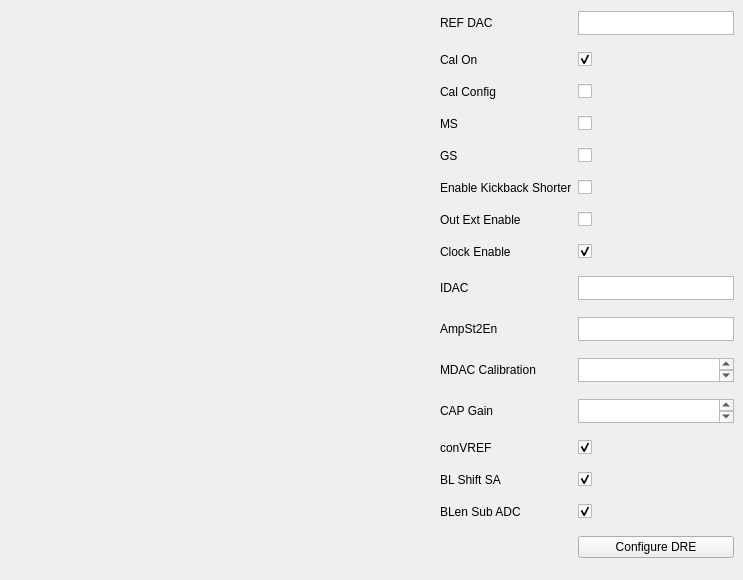
            <widget class="QWidget" name="channel1DRETab_2">
             <attribute name="title">
              <string>DRE</string>
             </attribute>
             <widget class="QWidget" name="gridLayoutWidget_30">
              <property name="geometry">
               <rect>
                <x>440</x>
                <y>0</y>
                <width>294</width>
                <height>571</height>
               </rect>
              </property>
              <layout class="QGridLayout" name="ch2DreGridLayout_3">
               <item row="13" column="1">
                <widget class="QCheckBox" name="coluta13ch2BLShiftSABox">
                 <property name="text">
                  <string/>
                 </property>
                 <property name="checked">
                  <bool>true</bool>
                 </property>
                </widget>
               </item>
               <item row="12" column="1">
                <widget class="QCheckBox" name="coluta13ch2conVREFBox">
                 <property name="text">
                  <string/>
                 </property>
                 <property name="checked">
                  <bool>true</bool>
                 </property>
                </widget>
               </item>
               <item row="8" column="1">
                <widget class="QPlainTextEdit" name="coluta13ch2IDACBox">
                 <property name="maximumSize">
                  <size>
                   <width>16777215</width>
                   <height>24</height>
                  </size>
                 </property>
                 <property name="verticalScrollBarPolicy">
                  <enum>Qt::ScrollBarAlwaysOff</enum>
                 </property>
                 <property name="horizontalScrollBarPolicy">
                  <enum>Qt::ScrollBarAlwaysOff</enum>
                 </property>
                </widget>
               </item>
               <item row="15" column="1">
                <widget class="QCheckBox" name="coluta13ch2BLENSUBADCBox">
                 <property name="text">
                  <string/>
                 </property>
                 <property name="checked">
                  <bool>true</bool>
                 </property>
                </widget>
               </item>
               <item row="7" column="0">
                <widget class="QLabel" name="ch2CLK_ENLabel_3">
                 <property name="maximumSize">
                  <size>
                   <width>16777215</width>
                   <height>20</height>
                  </size>
                 </property>
                 <property name="text">
                  <string>Clock Enable</string>
                 </property>
                </widget>
               </item>
               <item row="13" column="0">
                <widget class="QLabel" name="ch2MSLabel_3">
                 <property name="maximumSize">
                  <size>
                   <width>16777215</width>
                   <height>20</height>
                  </size>
                 </property>
                 <property name="text">
                  <string>BL Shift SA</string>
                 </property>
                </widget>
               </item>
               <item row="3" column="0">
                <widget class="QLabel" name="label_73">
                 <property name="maximumSize">
                  <size>
                   <width>16777215</width>
                   <height>20</height>
                  </size>
                 </property>
                 <property name="text">
                  <string>MS</string>
                 </property>
                </widget>
               </item>
               <item row="12" column="0">
                <widget class="QLabel" name="ch2GSLabel_3">
                 <property name="maximumSize">
                  <size>
                   <width>16777215</width>
                   <height>20</height>
                  </size>
                 </property>
                 <property name="text">
                  <string>conVREF</string>
                 </property>
                </widget>
               </item>
               <item row="6" column="1">
                <widget class="QCheckBox" name="coluta13ch2OutExtEnBox">
                 <property name="text">
                  <string/>
                 </property>
                </widget>
               </item>
               <item row="2" column="1">
                <widget class="QCheckBox" name="coluta13ch2CalConfig1Box">
                 <property name="text">
                  <string/>
                 </property>
                </widget>
               </item>
               <item row="4" column="0">
                <widget class="QLabel" name="ch2CAPGAINLabel_3">
                 <property name="maximumSize">
                  <size>
                   <width>16777215</width>
                   <height>20</height>
                  </size>
                 </property>
                 <property name="text">
                  <string>GS</string>
                 </property>
                </widget>
               </item>
               <item row="0" column="0">
                <widget class="QLabel" name="coluta13ch2REFDACLabel_2">
                 <property name="maximumSize">
                  <size>
                   <width>16777215</width>
                   <height>20</height>
                  </size>
                 </property>
                 <property name="text">
                  <string>REF DAC</string>
                 </property>
                </widget>
               </item>
               <item row="1" column="0">
                <widget class="QLabel" name="ch2BLPolLabel_3">
                 <property name="maximumSize">
                  <size>
                   <width>16777215</width>
                   <height>20</height>
                  </size>
                 </property>
                 <property name="text">
                  <string>Cal On</string>
                 </property>
                </widget>
               </item>
               <item row="5" column="0">
                <widget class="QLabel" name="ch2REFDACLabel_3">
                 <property name="maximumSize">
                  <size>
                   <width>16777215</width>
                   <height>20</height>
                  </size>
                 </property>
                 <property name="text">
                  <string>Enable Kickback Shorter</string>
                 </property>
                </widget>
               </item>
               <item row="11" column="0">
                <widget class="QLabel" name="ch2ENSARINLabel_3">
                 <property name="maximumSize">
                  <size>
                   <width>16777215</width>
                   <height>20</height>
                  </size>
                 </property>
                 <property name="text">
                  <string>CAP Gain</string>
                 </property>
                </widget>
               </item>
               <item row="6" column="0">
                <widget class="QLabel" name="ch2AmpSt2Label_3">
                 <property name="maximumSize">
                  <size>
                   <width>16777215</width>
                   <height>20</height>
                  </size>
                 </property>
                 <property name="text">
                  <string>Out Ext Enable</string>
                 </property>
                </widget>
               </item>
               <item row="1" column="1">
                <widget class="QCheckBox" name="coluta13ch2CalOnBox">
                 <property name="text">
                  <string/>
                 </property>
                 <property name="checked">
                  <bool>true</bool>
                 </property>
                </widget>
               </item>
               <item row="7" column="1">
                <widget class="QCheckBox" name="coluta13ch2DCLKENBox">
                 <property name="text">
                  <string/>
                 </property>
                 <property name="checked">
                  <bool>true</bool>
                 </property>
                </widget>
               </item>
               <item row="2" column="0">
                <widget class="QLabel" name="ch2MilSt2CMFB_ENLabel_3">
                 <property name="maximumSize">
                  <size>
                   <width>16777215</width>
                   <height>20</height>
                  </size>
                 </property>
                 <property name="text">
                  <string>Cal Config</string>
                 </property>
                </widget>
               </item>
               <item row="3" column="1">
                <widget class="QCheckBox" name="coluta13ch2MSBox">
                 <property name="text">
                  <string/>
                 </property>
                </widget>
               </item>
               <item row="9" column="0">
                <widget class="QLabel" name="ch2OUTEXTERNALENLabel_3">
                 <property name="maximumSize">
                  <size>
                   <width>16777215</width>
                   <height>20</height>
                  </size>
                 </property>
                 <property name="text">
                  <string>AmpSt2En</string>
                 </property>
                </widget>
               </item>
               <item row="8" column="0">
                <widget class="QLabel" name="ch2IDACLabel_3">
                 <property name="maximumSize">
                  <size>
                   <width>16777215</width>
                   <height>20</height>
                  </size>
                 </property>
                 <property name="text">
                  <string>IDAC</string>
                 </property>
                </widget>
               </item>
               <item row="10" column="0">
                <widget class="QLabel" name="ch2ENASDLabel_3">
                 <property name="maximumSize">
                  <size>
                   <width>16777215</width>
                   <height>20</height>
                  </size>
                 </property>
                 <property name="text">
                  <string>MDAC Calibration</string>
                 </property>
                </widget>
               </item>
               <item row="9" column="1">
                <widget class="QPlainTextEdit" name="coluta13ch2AmpSt2ENBox">
                 <property name="maximumSize">
                  <size>
                   <width>16777215</width>
                   <height>24</height>
                  </size>
                 </property>
                 <property name="verticalScrollBarPolicy">
                  <enum>Qt::ScrollBarAlwaysOff</enum>
                 </property>
                 <property name="horizontalScrollBarPolicy">
                  <enum>Qt::ScrollBarAlwaysOff</enum>
                 </property>
                </widget>
               </item>
               <item row="0" column="1">
                <widget class="QPlainTextEdit" name="coluta13ch2REFDACBox">
                 <property name="maximumSize">
                  <size>
                   <width>16777215</width>
                   <height>24</height>
                  </size>
                 </property>
                 <property name="verticalScrollBarPolicy">
                  <enum>Qt::ScrollBarAlwaysOff</enum>
                 </property>
                 <property name="horizontalScrollBarPolicy">
                  <enum>Qt::ScrollBarAlwaysOff</enum>
                 </property>
                </widget>
               </item>
               <item row="15" column="0">
                <widget class="QLabel" name="label_74">
                 <property name="maximumSize">
                  <size>
                   <width>16777215</width>
                   <height>20</height>
                  </size>
                 </property>
                 <property name="text">
                  <string>BLen Sub ADC</string>
                 </property>
                </widget>
               </item>
               <item row="5" column="1">
                <widget class="QCheckBox" name="coluta13ch2EnKickbackShorterBox">
                 <property name="text">
                  <string/>
                 </property>
                </widget>
               </item>
               <item row="4" column="1">
                <widget class="QCheckBox" name="coluta13ch2GSBox">
                 <property name="text">
                  <string/>
                 </property>
                </widget>
               </item>
               <item row="16" column="1">
                <widget class="QPushButton" name="coluta13ch2ConfigureButton_3">
                 <property name="text">
                  <string>Configure DRE</string>
                 </property>
                </widget>
               </item>
               <item row="10" column="1">
                <widget class="QPlainTextEdit" name="coluta13ch2MDACCALBox">
                 <property name="maximumSize">
                  <size>
                   <width>16777215</width>
                   <height>24</height>
                  </size>
                 </property>
                </widget>
               </item>
               <item row="11" column="1">
                <widget class="QPlainTextEdit" name="coluta13ch2CAPGAINBox">
                 <property name="maximumSize">
                  <size>
                   <width>16777215</width>
                   <height>24</height>
                  </size>
                 </property>
                </widget>
               </item>
              </layout>
             </widget>
            </widget>
